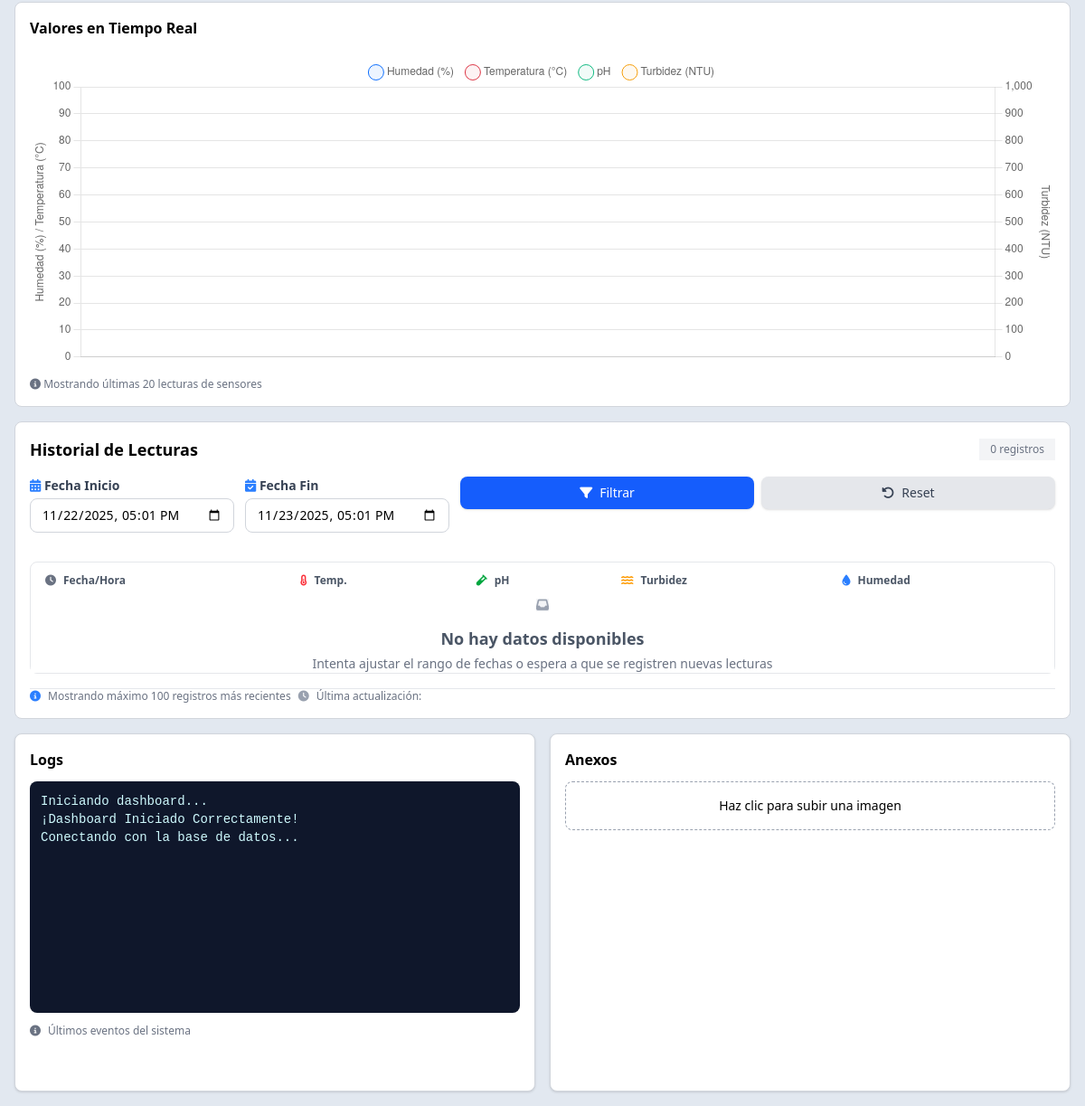
/sector/1/ (signed in, lower part), run on an earlier commit of the app's database.
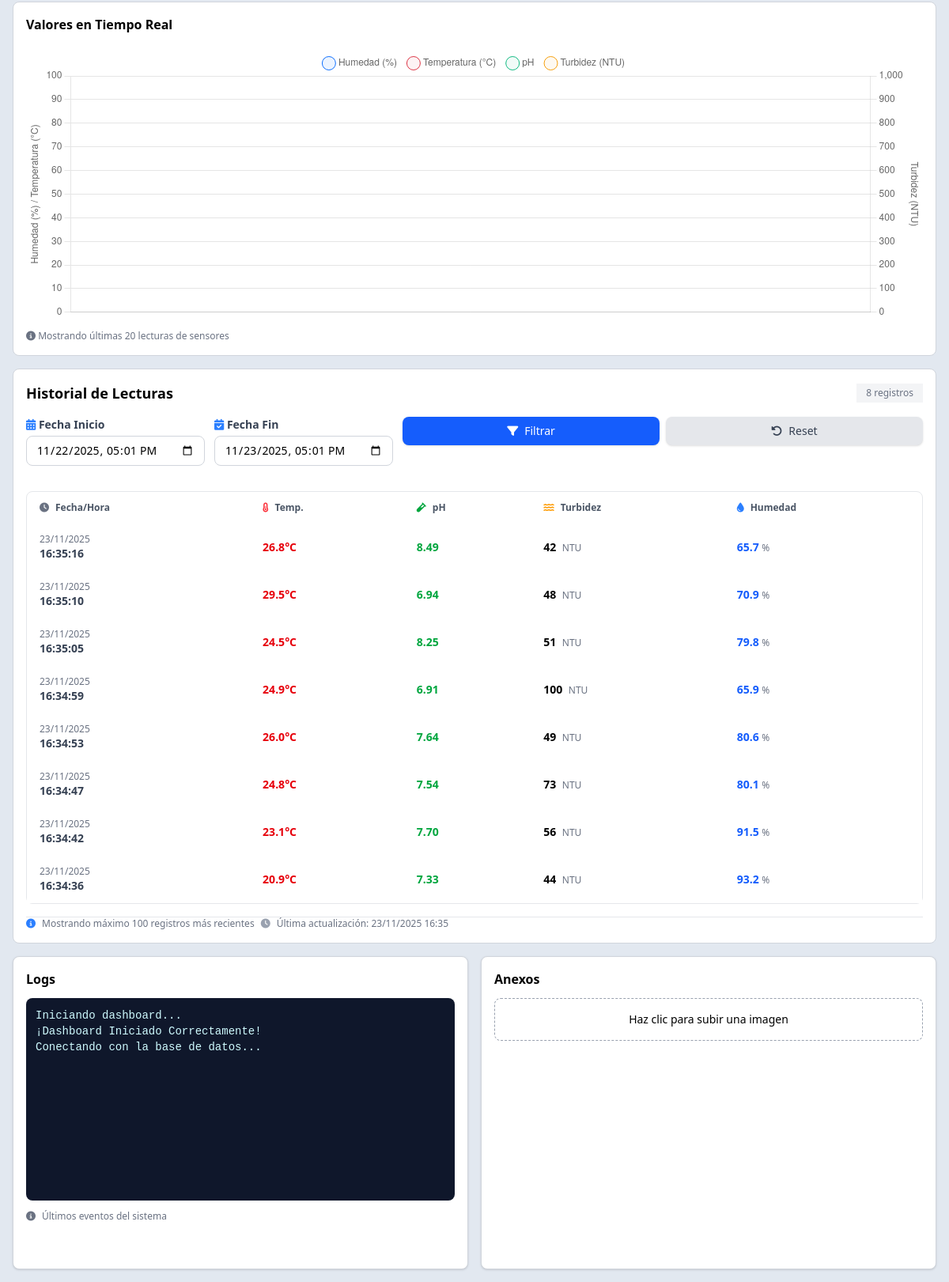
And on a later commit of the database.
### dashboard/models.py (models this page shows, shortened)
class HistorialTemperatura(models.Model):
    sector = models.ForeignKey(
        Sector,
        on_delete=models.CASCADE,
        related_name='temperaturas'  # ← IMPORTANTE
    )
    valor = models.DecimalField(
        max_digits=5,
        decimal_places=2,
        validators=[MinValueValidator(-50), MaxValueValidator(100)]
    )
    marca_tiempo = models.DateTimeField(db_index=True)  # ← Para búsquedas por fecha
    class Meta:
        verbose_name = "Historial de Temperatura"
        verbose_name_plural = "Historiales de Temperatura"
        ordering = ['-marca_tiempo']  # Más recientes primero
        indexes = [
            models.Index(fields=['sector', '-marca_tiempo']),
        ]

class HistorialPh(models.Model):
    sector = models.ForeignKey(
        Sector,
        on_delete=models.CASCADE,
        related_name='ph_registros'
    )
    valor = models.DecimalField(
        max_digits=4,
        decimal_places=2,
        validators=[MinValueValidator(0), MaxValueValidator(14)]
    )
    marca_tiempo = models.DateTimeField(db_index=True)
    class Meta:
        verbose_name = "Historial de pH"
        verbose_name_plural = "Historiales de pH"
        ordering = ['-marca_tiempo']
        indexes = [
            models.Index(fields=['sector', '-marca_tiempo']),
        ]

class HistorialTurbidez(models.Model):
    sector = models.ForeignKey(
        Sector,
        on_delete=models.CASCADE,
        related_name='turbideces'
    )
    valor = models.DecimalField(max_digits=6, decimal_places=2)
    marca_tiempo = models.DateTimeField(db_index=True)
    class Meta:
        verbose_name = "Historial de Turbidez"
        verbose_name_plural = "Historiales de Turbidez"
        ordering = ['-marca_tiempo']
        indexes = [
            models.Index(fields=['sector', '-marca_tiempo']),
        ]

class HistorialHumedad(models.Model):
    sector = models.ForeignKey(
        Sector,
        on_delete=models.CASCADE,
        related_name='humedades'
    )
    valor = models.DecimalField(
        max_digits=5,
        decimal_places=2,
        validators=[MinValueValidator(0), MaxValueValidator(100)]
    )
    marca_tiempo = models.DateTimeField(db_index=True)
    class Meta:
        verbose_name = "Historial de Humedad"
        verbose_name_plural = "Historiales de Humedad"
        ordering = ['-marca_tiempo']
        indexes = [
            models.Index(fields=['sector', '-marca_tiempo']),
        ]

### dashboard/views.py (the view, shortened to what this page needs)
# urls.py: path('sector/<int:id>/', views.sector_detail, name='sector_detail'),
@login_required
def sector_detail(request, id):
    sector = Sector.objects.prefetch_related('zonas').get(id=id)
    fecha_inicio = request.GET.get('fecha_inicio')
    fecha_fin = request.GET.get('fecha_fin')
    if not fecha_inicio or not fecha_fin:
        fecha_fin = timezone.now()
        fecha_inicio = fecha_fin - timedelta(hours=24)
    else:
        fecha_inicio = datetime.strptime(fecha_inicio, '%Y-%m-%dT%H:%M')
        fecha_fin = datetime.strptime(fecha_fin, '%Y-%m-%dT%H:%M')
        fecha_inicio = timezone.make_aware(fecha_inicio)
        fecha_fin = timezone.make_aware(fecha_fin)
    temperaturas = sector.temperaturas.filter(
        marca_tiempo__gte=fecha_inicio,
        marca_tiempo__lte=fecha_fin
    ).order_by('-marca_tiempo')[:100]
    ph_registros = sector.ph_registros.filter(
        marca_tiempo__gte=fecha_inicio,
        marca_tiempo__lte=fecha_fin
    ).order_by('-marca_tiempo')[:100]
    turbideces = sector.turbideces.filter(
        marca_tiempo__gte=fecha_inicio,
        marca_tiempo__lte=fecha_fin
    ).order_by('-marca_tiempo')[:100]
    humedades = sector.humedades.filter(
        marca_tiempo__gte=fecha_inicio,
        marca_tiempo__lte=fecha_fin
    ).order_by('-marca_tiempo')[:100]
    ph_dict = {registro.marca_tiempo: registro for registro in ph_registros}
    turb_dict = {registro.marca_tiempo: registro for registro in turbideces}
    hum_dict = {registro.marca_tiempo: registro for registro in humedades}
    lecturas_combinadas = []
    for temp in temperaturas:
        lecturas_combinadas.append({
            'marca_tiempo': temp.marca_tiempo,
            'temperatura': temp,
            'ph': ph_dict.get(temp.marca_tiempo),
            'turbidez': turb_dict.get(temp.marca_tiempo),
            'humedad': hum_dict.get(temp.marca_tiempo),
        })
    ultima_temperatura = sector.temperaturas.order_by('-marca_tiempo').first()
    ultima_salinidad = sector.salinidades.order_by('-marca_tiempo').first()
    ultima_ph = sector.ph_registros.order_by('-marca_tiempo').first()
    ultima_turbidez = sector.turbideces.order_by('-marca_tiempo').first()
    ultima_humedad = sector.humedades.order_by('-marca_tiempo').first()
    carpeta = os.path.join(settings.MEDIA_ROOT, 'sectores')
    imagenes = []
    siguiente_num = 1
    context = {
        'sector': sector,
        'imagenes': imagenes,
        'MEDIA_URL': settings.MEDIA_URL,
        'siguiente_num': siguiente_num,
        'ultima_temperatura': ultima_temperatura,
        'ultima_salinidad': ultima_salinidad,
        'ultima_ph': ultima_ph,
        'ultima_turbidez': ultima_turbidez,
        'ultima_humedad': ultima_humedad,
        'lecturas_combinadas': lecturas_combinadas,
        'fecha_inicio': fecha_inicio.strftime('%Y-%m-%dT%H:%M'),
        'fecha_fin': fecha_fin.strftime('%Y-%m-%dT%H:%M'),
    }
    return render(request, 'dashboard/sector_detail.html', context)

### dashboard/context_processors.py (called while the page is built)
def environment(request):
    return {
        'IS_LOCAL': settings.IS_LOCAL,
        'IS_CLOUD': settings.IS_CLOUD,
        'ENVIRONMENT': settings.ENVIRONMENT,
    }

### dashboard/templates/dashboard/sector_detail.html (shortened to what the changed rows need)
{% extends "base.html" %}
{% block content %}
<div class="size-full flex-1 overflow-auto">
    <section class="bg-white border border-gray-300 rounded-lg m-4 p-4">
        <div class="flex items-center justify-between mb-4 pb-3 border-b border-gray-200">
            <h3 class="font-semibold text-lg flex items-center gap-2">
                Historial de Lecturas
            </h3>
            <span class="text-xs text-gray-500 bg-gray-100 px-3 py-1 rounded-full">
                {{ lecturas_combinadas|length }} registro{{ lecturas_combinadas|length|pluralize }}
            </span>
        </div>
        <div class="overflow-x-auto rounded-lg border border-gray-200">
            <div class="overflow-y-auto max-h-[60vh]">
                <table class="w-full min-w-full text-sm">
                    <thead
                        class="bg-linear-to-r from-gray-50 to-gray-100 text-xs uppercase text-gray-600 sticky top-0 z-10">
                        <tr>
                            <th class="px-4 py-3 text-left font-semibold border-b-2 border-gray-300">
                                <div class="flex items-center gap-2">
                                    <i class="fa-solid fa-clock text-gray-500"></i>
                                    Fecha/Hora
                                </div>
                            </th>
                            <th class="px-4 py-3 text-left font-semibold border-b-2 border-gray-300">
                                <div class="flex items-center gap-2">
                                    <i class="fa-solid fa-temperature-half text-red-500"></i>
                                    Temp.
                                </div>
                            </th>
                            <th class="px-4 py-3 text-left font-semibold border-b-2 border-gray-300">
                                <div class="flex items-center gap-2">
                                    <i class="fa-solid fa-vial text-green-600"></i>
                                    pH
                                </div>
                            </th>
                            <th class="px-4 py-3 text-left font-semibold border-b-2 border-gray-300">
                                <div class="flex items-center gap-2">
                                    <i class="fa-solid fa-water text-amber-500"></i>
                                    Turbidez
                                </div>
                            </th>
                            <th class="px-4 py-3 text-left font-semibold border-b-2 border-gray-300">
                                <div class="flex items-center gap-2">
                                    <i class="fa-solid fa-droplet text-blue-500"></i>
                                    Humedad
                                </div>
                            </th>
                        </tr>
                    </thead>
                    <tbody class="bg-white divide-y divide-gray-200">
                        {% for lectura in lecturas_combinadas %}
                        <tr class="hover:bg-blue-50 transition-colors">
                            <td class="px-4 py-3 whitespace-nowrap font-medium text-gray-700">
                                <div class="flex flex-col">
                                    <span class="text-xs text-gray-500">{{ lectura.marca_tiempo|date:"d/m/Y" }}</span>
                                    <span class="font-semibold">{{ lectura.marca_tiempo|date:"H:i:s" }}</span>
                                </div>
                            </td>
                            <td class="px-4 py-3 whitespace-nowrap">
                                {% if lectura.temperatura %}
                                <span class="text-red-600 font-bold">{{ lectura.temperatura.valor|floatformat:1}}°C</span>
                                {% else %}
                                <span class="text-gray-300 text-xs">Sin datos</span>
                                {% endif %}
                            </td>
                            <td class="px-4 py-3 whitespace-nowrap">
                                {% if lectura.ph %}
                                <span class="text-green-600 font-bold">{{ lectura.ph.valor|floatformat:2 }}</span>
                                {% else %}
                                <span class="text-gray-300 text-xs">Sin datos</span>
                                {% endif %}
                            </td>
                            <td class="px-4 py-3 whitespace-nowrap">
                                {% if lectura.turbidez %}
                                <span class="text-amber-600 font-bold">{{ lectura.turbidez.valor|floatformat:0 }}</span>
                                <span class="text-gray-500 text-xs ml-1">NTU</span>
                                {% else %}
                                <span class="text-gray-300 text-xs">Sin datos</span>
                                {% endif %}
                            </td>
                            <td class="px-4 py-3 whitespace-nowrap">
                                {% if lectura.humedad %}
                                <span class="text-blue-600 font-bold">{{ lectura.humedad.valor|floatformat:1 }}</span>
                                <span class="text-gray-500 text-xs">%</span>
                                {% else %}
                                <span class="text-gray-300 text-xs">Sin datos</span>
                                {% endif %}
                            </td>
                        </tr>
                        {% empty %}
                        <tr>
                            <td colspan="5" class="px-4 py-16 text-center">
                                <div class="flex flex-col items-center gap-4 text-gray-400">
                                    <div class="w-16 h-16 bg-gray-100 rounded-full flex items-center justify-center">
                                        <i class="fa-solid fa-inbox text-3xl"></i>
                                    </div>
                                    <div>
                                        <p class="text-lg font-semibold text-gray-600 mb-1">No hay datos disponibles</p>
                                        <p class="text-sm text-gray-500">Intenta ajustar el rango de fechas o espera a
                                            que se registren nuevas lecturas</p>
                                    </div>
                                </div>
                            </td>
                        </tr>
                        {% endfor %}
                    </tbody>
                </table>
            </div>
        </div>
        <div
            class="mt-4 pt-3 border-t border-gray-200 flex flex-col sm:flex-row sm:items-center sm:justify-between gap-2 text-xs text-gray-500">
            <div class="flex items-center gap-2">
                <i class="fa-solid fa-clock text-gray-400"></i>
                <span>Última actualización: {{ lecturas_combinadas.0.marca_tiempo|date:"d/m/Y H:i" }}</span>
            </div>
        </div>
    </section>
</div>
{% endblock %}

What changed in the data, as far as the page shows it:
added HistorialTemperatura: marca_tiempo "23/11/2025", marca_tiempo "16:35:16", temperatura.valor "26.8", ph.valor "8.49", turbidez.valor "42", humedad.valor "65.7", marca_tiempo "23/11/2025 16:35"
added HistorialTemperatura: marca_tiempo "23/11/2025", marca_tiempo "16:35:10", temperatura.valor "29.5", ph.valor "6.94", turbidez.valor "48", humedad.valor "70.9"
added HistorialTemperatura: marca_tiempo "23/11/2025", marca_tiempo "16:35:05", temperatura.valor "24.5", ph.valor "8.25", turbidez.valor "51", humedad.valor "79.8"
added HistorialTemperatura: marca_tiempo "23/11/2025", marca_tiempo "16:34:59", temperatura.valor "24.9", ph.valor "6.91", turbidez.valor "100", humedad.valor "65.9"
added HistorialTemperatura: marca_tiempo "23/11/2025", marca_tiempo "16:34:53", temperatura.valor "26.0", ph.valor "7.64", turbidez.valor "49", humedad.valor "80.6"
added HistorialTemperatura: marca_tiempo "23/11/2025", marca_tiempo "16:34:47", temperatura.valor "24.8", ph.valor "7.54", turbidez.valor "73", humedad.valor "80.1"
added HistorialTemperatura: marca_tiempo "23/11/2025", marca_tiempo "16:34:42", temperatura.valor "23.1", ph.valor "7.70", turbidez.valor "56", humedad.valor "91.5"
added HistorialTemperatura: marca_tiempo "23/11/2025", marca_tiempo "16:34:36", temperatura.valor "20.9", ph.valor "7.33", turbidez.valor "44", humedad.valor "93.2"
Also different on the page:
{{ lecturas_combinadas|length }}: "0" → "8"
text no longer shown: "No hay datos disponibles Intenta ajustar el rango de fechas o espera a que se registren nuevas lecturas"
